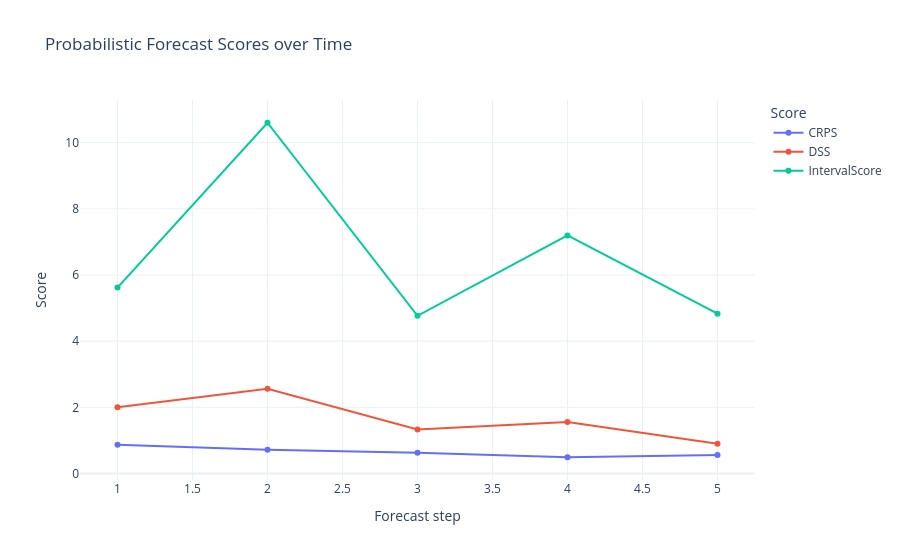

Notebook cell for this chart:
### Code cell
# ---------------------------------------------------------------------
# Plot probabilistic scoring rules by forecast year
# ---------------------------------------------------------------------
# Visualize forecast performance using proper scoring rules:
#   - CRPS: overall agreement between predictive distribution and observations
#   - DSS: evaluates mean and variance (calibration + sharpness)
#   - Interval Score: quality of prediction intervals
#
# The plot shows how these metrics evolve across forecast steps (years).
#
# Interpretation:
#   - Lower values indicate better predictive performance
#   - Differences across steps highlight where forecasts degrade or improve

plot_scoring_rules(scores)

### Figure 1 — Plotly figure (JSON) as saved in the notebook; plotly's stock layout.template omitted (floating-point values rounded to 4 significant figures)
{"data": [{"line": {"width": 2}, "mode": "lines+markers", "name": "CRPS", "type": "scatter", "x": [1, 2, 3, 4, 5], "y": [0.8681, 0.7195, 0.6258, 0.4913, 0.5565]}, {"line": {"width": 2}, "mode": "lines+markers", "name": "DSS", "type": "scatter", "x": [1, 2, 3, 4, 5], "y": [2.004, 2.563, 1.33, 1.554, 0.9003]}, {"line": {"width": 2}, "mode": "lines+markers", "name": "IntervalScore", "type": "scatter", "x": [1, 2, 3, 4, 5], "y": [5.619, 10.6, 4.767, 7.196, 4.83]}], "layout": {"hovermode": "x unified", "legend": {"title": {"text": "Score"}}, "title": {"text": "Probabilistic Forecast Scores over Time"}, "xaxis": {"title": {"text": "Forecast step"}}, "yaxis": {"title": {"text": "Score"}}}}
